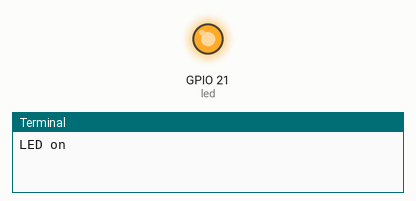
A program run on a simulated Raspberry Pi (BCM pin numbers). Shown: output pins drawn as LEDs (lit = HIGH), the last lines printed to the terminal. At 3.0 s the program stops and its outputs stay as they are.

Above: at 0.1 s.
At 3.1 s:
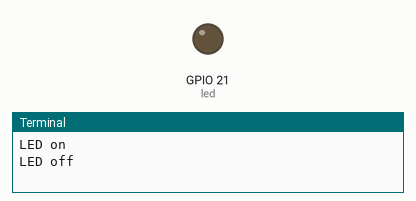
Timing chart, 0 to 4.5 s (numbered marks = the images above):
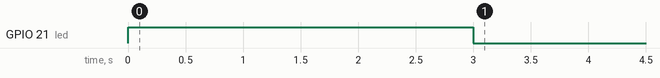

The program:

led_test_gpiozero_failed.py
```python
from gpiozero import LED, Device
from gpiozero.pins.lgpio import LGPIOFactory
from time import sleep

Device.pin_factory = LGPIOFactory(chip=15)

led = LED(21)
led.on()
print("LED on")
sleep(3)
led.off()
print("LED off")
```

Measured:
- by itself, GPIO 21 (led): LOW → HIGH at 0.00 s, → LOW 3.0 s later
